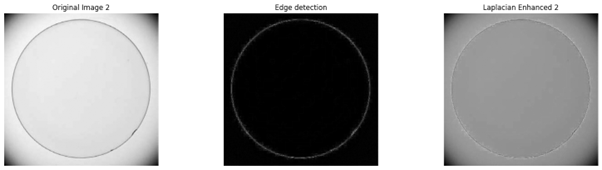
#> input picture laplacian_results/Picture2.png, 602 x 170 px, given in place of IP4.jpg, which was not available
$ jupyter execute edge_enhancement.ipynb   (older library calls are emulated)
#> lines starting #> are read from the running program, lines starting #| are printed output that depends on the picture; pictures that were not available may be replaced by others from this repository, and a replacement may not be noted
[cell 1]
# Importing necessary libraries
import cv2
import numpy as np
import matplotlib.pyplot as plt
import os

[cell 2]
# Change the directory from default directory used by python
os.chdir(r"C:\Users\Priyanka\Desktop\SEM5\IP")
print(os.getcwd())

[cell 3]
# Load two smooth grayscale images
img1 = cv2.imread(r"C:\Users\Priyanka\Desktop\SEM5\IP\IP4.jpg", cv2.IMREAD_GRAYSCALE)
#> img1 is the input picture: shape (170, 602); min 0, max 255, mean 162.8
img2 = cv2.imread(r"C:\Users\Priyanka\Desktop\SEM5\IP\Picture1.jpg", cv2.IMREAD_GRAYSCALE)
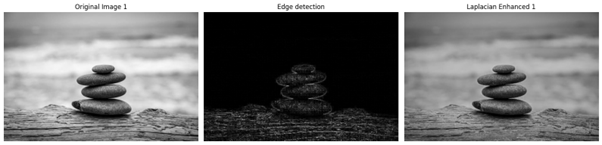
#> input picture laplacian_results/Picture1.png, 602 x 145 px, given in place of Picture1.jpg, which was not available
#> img2 is the input picture: shape (145, 602); min 0, max 255, mean 121.9

img = cv2.imread('IP5.jpeg', cv2.IMREAD_GRAYSCALE)
if img is None:
    print("Image 1 not loaded. Check file path and name.")

img = cv2.imread('IP4.jpg', cv2.IMREAD_GRAYSCALE)
if img is None:
    print("Image 2 not loaded. Check file path and name.")
else:
    print("Proceed.")

[cell 4]
# Matrix representation of the images
print("First image:\n", img1)
#> (printed output is left out)
print("\nSecond image:\n", img2)
#> (printed output is left out)

[cell 5]
# Normalizing the images
img1 = img1 / np.max(img1)
img2 = img2 / np.max(img2)

np.set_printoptions(precision=2, suppress=True)

[cell 6]
# Sobel filter: gradient magnitude
def sobel_filter(img):
    sobel_x = np.array([[-1, 0, 1],
                        [-2, 0, 2],
                        [-1, 0, 1]])
    sobel_y = np.array([[1, 2, 1],
                        [0, 0, 0],
                        [-1, -2, -1]])

    # Dimensions
    img_h, img_w = img.shape
    sobel_x_h, sobel_x_w = sobel_x.shape
    sobel_y_h, sobel_y_w = sobel_y.shape

    # Size of the convolved matrix obtained by convolution with sobel_x
    output1_h = img_h   # - sobel_x_h + 1
    output1_w = img_w   # - sobel_x_w + 1

    # Size of the convolved matrix obtained by convolution with sobel_y
    output2_h = img_h   # - sobel_y_h + 1
    output2_w = img_w   # - sobel_y_w + 1

    # Initializing output matrix
    output1 = np.zeros(((output1_h, output1_w)),dtype=np.float64)
    output2 = np.zeros(((output2_h, output2_w)),dtype=np.float64)

    padded_img = np.pad(img, ((1, 1), (1, 1)), mode='edge')

    # Perform convolution
    for i in range(img_h):
        for j in range(img_w):
            # Extract region of interest
            region = padded_img[i:i+3, j:j+3]

            # Element-wise multiplication and sum
            output1[i, j] = np.sum(region * sobel_x)
            output2[i, j] = np.sum(region * sobel_y)

    magnitude = np.sqrt((output1**2 + output2**2))

    #print("Convolved output 1:\n", output1)
    #print("\nConvolved output 2:\n", output2)

    magnitude = np.uint8(255 * magnitude/ np.max(magnitude))
    return magnitude

[cell 7]
# Laplacian filter
def laplacian_filter(img):
    laplacian = np.array([[0, 1, 0],
                          [1, -4, 1],
                          [0, 1, 0]])

    # Dimensions
    img_h, img_w = img.shape
    laplacian_h, laplacian_w = laplacian.shape

    # Size of the convolved matrix obtained by convolution with sobel_x
    output_h = img_h    # - laplacian_h + 1
    output_w = img_w    # - laplacian_w + 1

    # Initializing output matrix
    output = np.zeros(((output_h, output_w)) ,dtype=np.float64)

    padded_img = np.pad(img, ((1, 1), (1, 1)), mode='edge')

    # Perform convolution
    for i in range(img_h):
        for j in range(img_w):
            # Extract region of interest
            region = padded_img[i:i+3, j:j+3]

            # Element-wise multiplication and sum
            output[i, j] = np.sum(region * laplacian)

    # Take absolute value and convert to uint8
    output = np.uint8(255 * np.absolute(output) / np.max(np.absolute(output)))
    return output

[cell 8]
# Apply filters
sobel_img1 = sobel_filter(img1)
#> after the loop in sobel_filter, `for i in range(img_h):`:
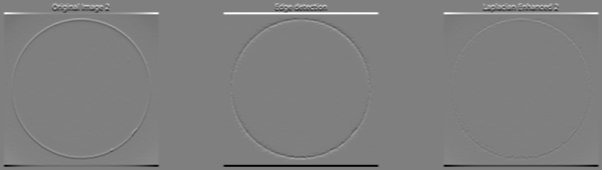
#> output2: shape (170, 602) float64; min -4, max 4, mean 4.44e-18; drawn with min black and max white
#> in sobel_filter, `magnitude = np.sqrt((output1**2 + output2**2))`:
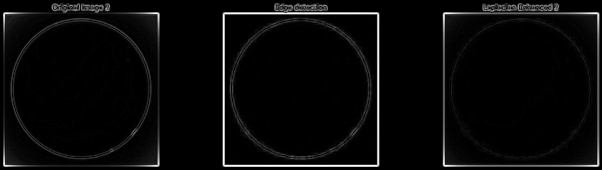
#> magnitude: shape (170, 602) float64; min 0, max 4, mean 0.146; drawn with min black and max white
sobel_img2 = sobel_filter(img2)
#> after the loop in sobel_filter (call 2), `for i in range(img_h):`:
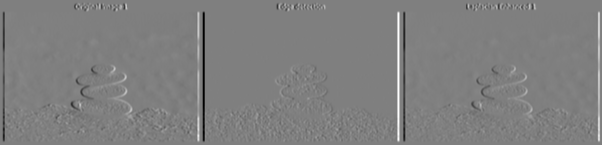
#> output1: shape (145, 602) float64; min -4, max 4, mean -1.02e-20; drawn with min black and max white
#> after the loop in sobel_filter (call 2), `for i in range(img_h):`:
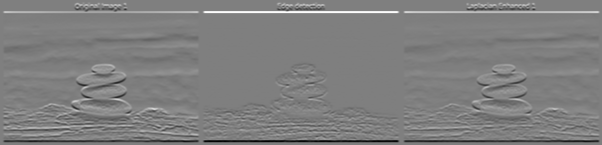
#> output2: shape (145, 602) float64; min -3.98, max 4, mean 1.04e-17; drawn with min black and max white

laplacian_img1 = laplacian_filter(img1)
laplacian_img2 = laplacian_filter(img2)
#> after the loop in laplacian_filter (call 2), `for i in range(img_h):`:
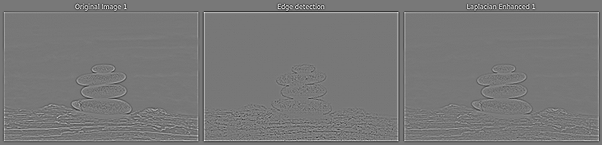
#> output: shape (145, 602) float64; min -1.54, max 1.73, mean 4.42e-18; drawn with min black and max white
#> in laplacian_filter (call 2), `output = np.uint8(255 * np.absolute(output) / np.max(np.absolute(outpu..`:
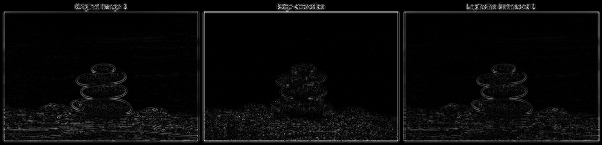
#> output: shape (145, 602); min 0, max 255, mean 9.5

print("The shape of the original images:\n", img1.shape, img2.shape)
#| The shape of the original images:
#|  (170, 602) (145, 602)
print("\nThe shape of the sobel filtered images:\n", sobel_img1.shape, sobel_img2.shape)
#| The shape of the sobel filtered images:
#|  (170, 602) (145, 602)
print("\nThe shape of the Laplacian filtered images:\n",
                    laplacian_img1.shape, laplacian_img2.shape)
#| The shape of the Laplacian filtered images:
#|  (170, 602) (145, 602)
print("\nHence, the shape of the filtered images is same as the shape of the original images.")

[cell 9]
# Normalizing the edge detected images
sobel_img1 = sobel_img1 / np.max(sobel_img1)
sobel_img2 = sobel_img2 / np.max(sobel_img2)

laplacian_img1 = laplacian_img1 / np.max(laplacian_img1)
laplacian_img2 = laplacian_img2 / np.max(laplacian_img2)

[cell 10]
# EDGE ENHANCEMENT
# enhanced image = original image + α * edge detected image
alpha = 0.5
final_sobel_img1 = img1 + alpha * sobel_img1
final_sobel_img2 = img2 + alpha * sobel_img2

final_laplacian_img1 = img1 + alpha * laplacian_img1
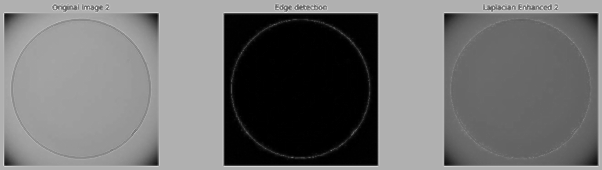
#> final_laplacian_img1: shape (170, 602) float64; min 0, max 1.45, mean 0.647; drawn with min black and max white
final_laplacian_img2 = img2 + alpha * laplacian_img2
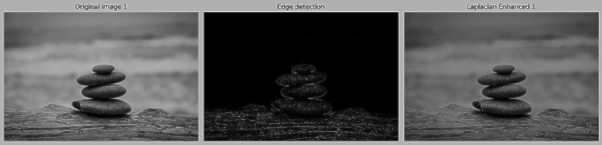
#> final_laplacian_img2: shape (145, 602) float64; min 0, max 1.44, mean 0.497; drawn with min black and max white

[cell 11]
# Normalizing the edge enhanced images
final_sobel_img1 = final_sobel_img1 / np.max(final_sobel_img1)
final_sobel_img2 = final_sobel_img2 / np.max(final_sobel_img2)

final_laplacian_img1 = final_laplacian_img1 / np.max(final_laplacian_img1)
final_laplacian_img2 = final_laplacian_img2 / np.max(final_laplacian_img2)

np.set_printoptions(precision=2, suppress=True)

[cell 12]
# Plot original and enhanced images
plt.figure(figsize=(16, 8))

plt.subplot(2, 3, 1)
plt.title('Original Image 1')
plt.imshow(img1, cmap='gray')
plt.axis('off')

plt.subplot(2, 3, 2)
plt.title('Edge detection')
plt.imshow(sobel_img1, cmap='gray')
plt.axis('off')

plt.subplot(2, 3, 3)
plt.title('Sobel Enhanced 1')
plt.imshow(final_sobel_img1, cmap='gray')
plt.axis('off')

plt.tight_layout()
plt.show()

[cell 13]
# Plot original and enhanced images
plt.figure(figsize=(16, 8))

plt.subplot(2, 3, 1)
plt.title('Original Image 2')
plt.imshow(img2, cmap='gray')
plt.axis('off')

plt.subplot(2, 3, 2)
plt.title('Edge detection')
plt.imshow(sobel_img2, cmap='gray')
plt.axis('off')

plt.subplot(2, 3, 3)
plt.title('Sobel Enhanced 2')
plt.imshow(final_sobel_img2, cmap='gray')
plt.axis('off')

plt.tight_layout()
plt.show()

[cell 14]
# Plot original and enhanced images
plt.figure(figsize=(16, 8))

plt.subplot(2, 3, 1)
plt.title('Original Image 1')
plt.imshow(img1, cmap='gray')
plt.axis('off')

plt.subplot(2, 3, 2)
plt.title('Edge detection')
plt.imshow(laplacian_img1, cmap='gray')
plt.axis('off')

plt.subplot(2, 3, 3)
plt.title('Laplacian Enhanced 1')
plt.imshow(final_laplacian_img1, cmap='gray')
plt.axis('off')

plt.tight_layout()
plt.show()

[cell 15]
# Plot original and enhanced images
plt.figure(figsize=(16, 8))

plt.subplot(2, 3, 1)
plt.title('Original Image 2')
plt.imshow(img2, cmap='gray')
plt.axis('off')

plt.subplot(2, 3, 2)
plt.title('Edge detection')
plt.imshow(laplacian_img2, cmap='gray')
plt.axis('off')

plt.subplot(2, 3, 3)
plt.title('Laplacian Enhanced 2')
plt.imshow(final_laplacian_img2, cmap='gray')
plt.axis('off')

plt.tight_layout()
plt.show()

[cell 16]
# VERIFICATION using OpenCV functions

# Sobel filter: gradient magnitude
def sobel_filter(img):
    sobel_x1 = cv2.Sobel(img, cv2.CV_64F, 1, 0, ksize=3)
    sobel_y1 = cv2.Sobel(img, cv2.CV_64F, 0, 1, ksize=3)
    magnitude1 = cv2.magnitude(sobel_x1, sobel_y1)
    magnitude1 = np.uint8(255 * magnitude1 / np.max(magnitude1))
    return magnitude1

[cell 17]
# Laplacian filter
def laplacian_filter(img):
    laplacian1 = cv2.Laplacian(img, cv2.CV_64F)
    laplacian1 = np.uint8(255 * np.absolute(laplacian1) / np.max(np.absolute(laplacian1)))
    return laplacian1

[cell 18]
# Apply filters
sobel_img11 = sobel_filter(img1)
sobel_img21 = sobel_filter(img2)
#> in sobel_filter (call 2), `sobel_y1 = cv2.Sobel(img, cv2.CV_64F, 0, 1, ksize=3)`:
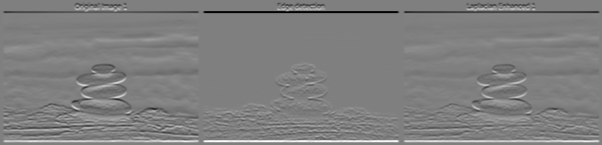
#> sobel_y1: shape (145, 602) float64; min -4, max 3.98, mean 5.21e-18; drawn with min black and max white
laplacian_img11 = laplacian_filter(img1)
laplacian_img21 = laplacian_filter(img2)

[cell 19]
# Normalizing the edge detected images
sobel_img11 = sobel_img11 / np.max(sobel_img11)
sobel_img21 = sobel_img21 / np.max(sobel_img21)

laplacian_img11 = laplacian_img11 / np.max(laplacian_img11)
laplacian_img21 = laplacian_img21 / np.max(laplacian_img21)

[cell 20]
# EDGE ENHANCEMENT
# enhanced image = original image + α * edge detected image
alpha = 0.5
final_sobel_img11 = alpha * sobel_img11 + img1
final_sobel_img21 = alpha * sobel_img21 + img2

final_laplacian_img11 = alpha * laplacian_img11 + img1
final_laplacian_img21 = alpha * laplacian_img21 + img2
